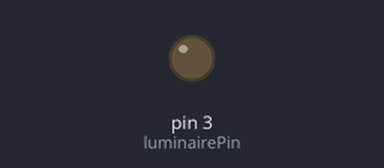
Recording of a sketch running on a simulated Arduino Uno, built with avr-gcc and run on an emulated ATmega328P. Parts: output pins drawn as LEDs (lit = HIGH).

Above: at 0.05 s.
At 1.5 s:
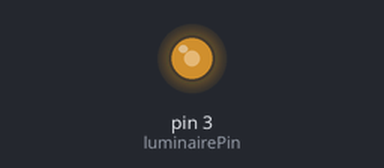
At 3.0 s:
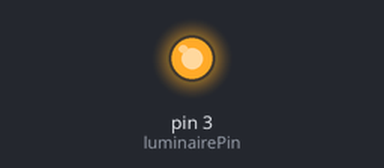
Timing chart, 0 to 6.9 s (numbered marks = the images above):
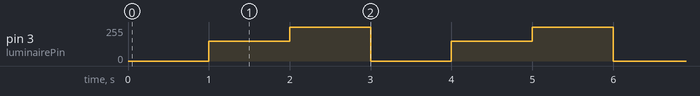

The sketch:

AnalogWriterV4.ino
```cpp
const int luminairePin = 3;

void setup() {
  pinMode(luminairePin, OUTPUT);
  // Reset PWM speed on pin 3 and 11
  TCCR2B &= B11111000;
  // TCCR2B |= (1 << CS22);
  TCCR2B |= (1 << CS21);
  // TCCR2B |= (1 << CS20);
}

void loop() {
  analogWrite(luminairePin, 0);
  delay(1000);

  analogWrite(luminairePin, 150);
  delay(1000);

  analogWrite(luminairePin, 255);
  delay(1000);
}
```

Measured:
- by itself, pin 3 (luminairePin): repeats every 3.0 s: 255/255 1.0 s, 0/255 1.0 s, 150/255 1.0 s
